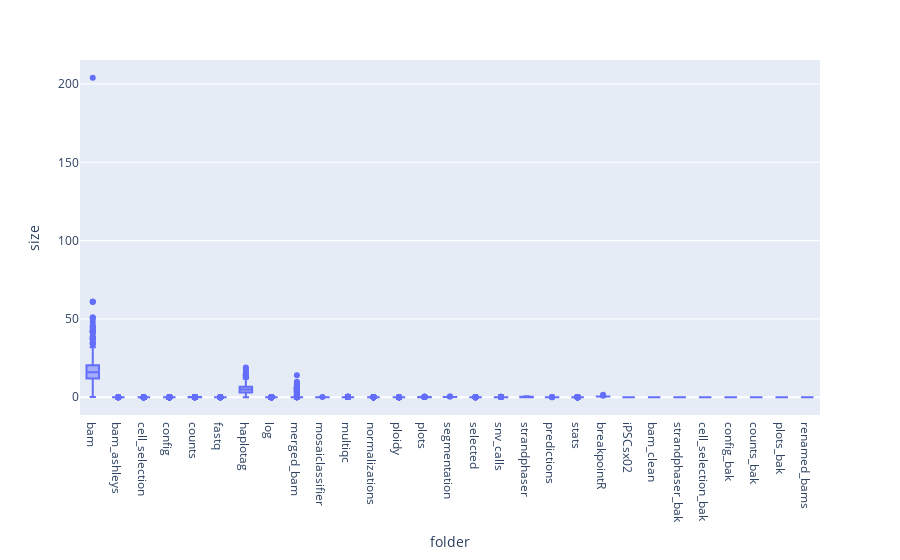

Notebook cell for this chart:
### Code cell
import plotly.express as px
px.box(data, x="folder", y="size")

### Figure 1 — Plotly figure (JSON) as saved in the notebook; plotly's stock layout.template omitted (floating-point values rounded to 4 significant figures; data arrays with more than 128 entries replaced by an {"elided": "..."} marker saying what was removed)
{"data": [{"alignmentgroup": "True", "hovertemplate": "folder=%{x}<br>size=%{y}<extra></extra>", "legendgroup": "", "marker": {"color": "#636efa"}, "name": "", "notched": false, "offsetgroup": "", "orientation": "v", "showlegend": false, "type": "box", "x": {"elided": "6361 str values"}, "x0": " ", "xaxis": "x", "y": {"elided": "6361 float values"}, "y0": " ", "yaxis": "y"}], "layout": {"boxmode": "group", "legend": {"tracegroupgap": 0}, "margin": {"t": 60}, "xaxis": {"anchor": "y", "domain": [0, 1], "title": {"text": "folder"}}, "yaxis": {"anchor": "x", "domain": [0, 1], "title": {"text": "size"}}}}
